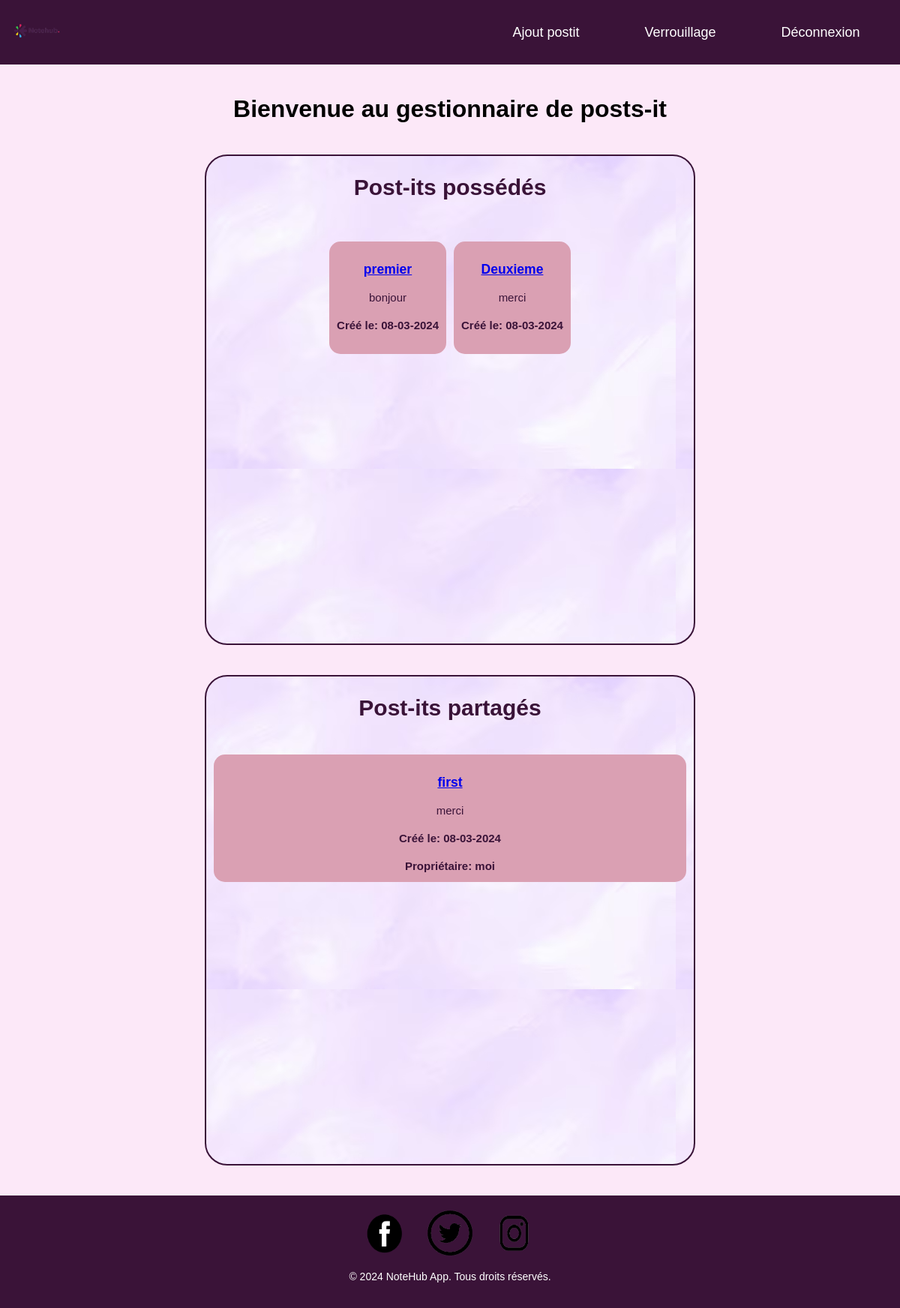
Before: /controleur/AccueilControleur.php (signed in) with the older database file.
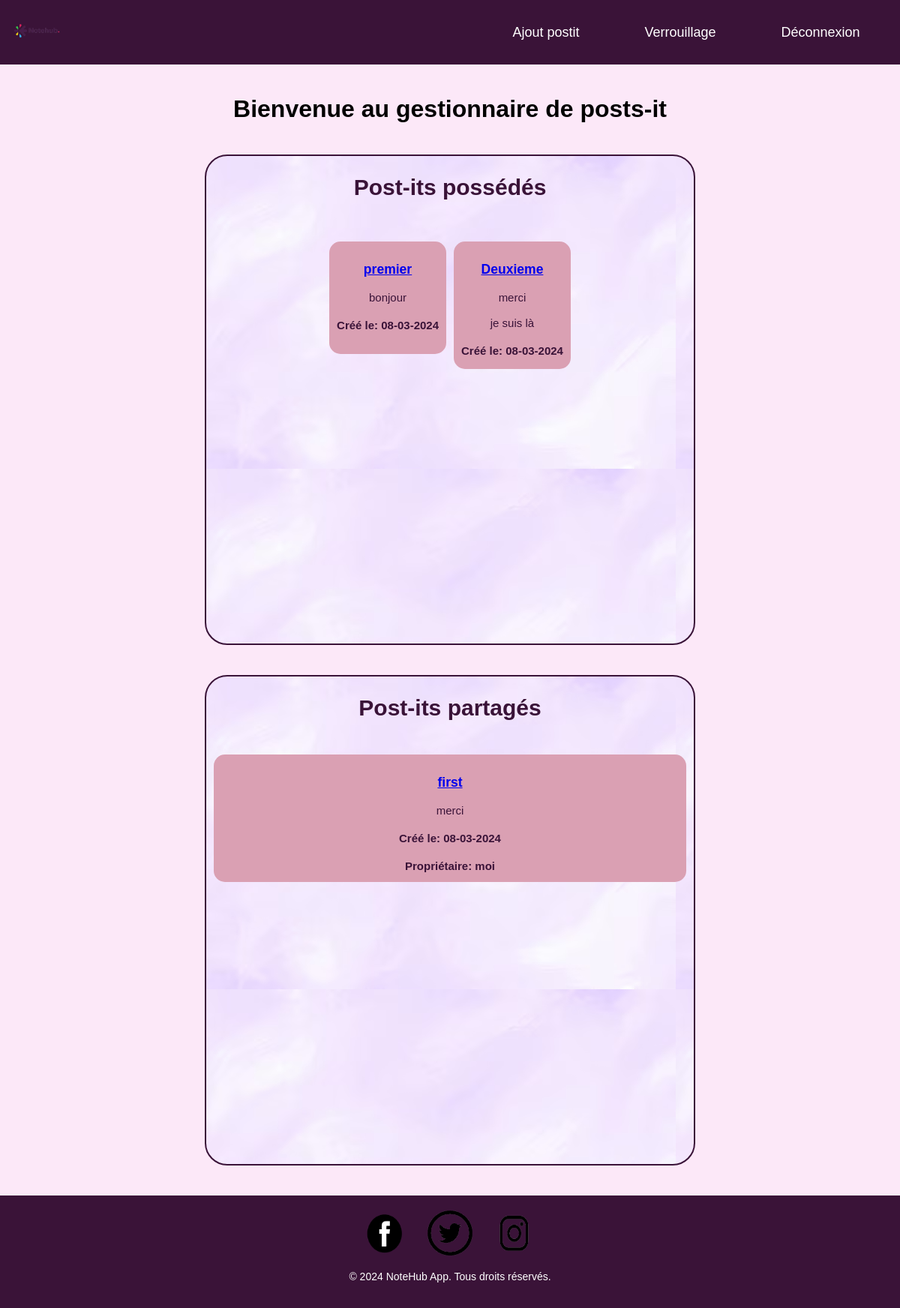
After: the same page with the newer database file.
### tables this page shows
CREATE TABLE POSTIT (
    IDPOSTIT INTEGER PRIMARY KEY AUTOINCREMENT,
    DATEDECREATION TEXT NOT NULL,
    TITRE TEXT NOT NULL,
    PSEUDO TEXT NOT NULL,
    LIBELLE TEXT NOT NULL,
    IDUSER INTEGER,
    FOREIGN KEY (IDUSER) REFERENCES USER(IDUSER)
);

### controleur/AccueilControleur.php (called while the page is built, shortened)
<?php
require_once __DIR__ . '/../modele/PostitModel.php';
$postitModel = new PostitModel();
$allPostits = $postitModel->getUserPostits($_SESSION['userId']) ?: [];
$sharedPostits = isset($_SESSION['userId']) ? $postitModel->getSharedPostits($_SESSION['userId']) : [];
$sharedPostits = [];
if (isset($_SESSION['userId'])) {
    $userId = $_SESSION['userId'];
    $sharedPostits = $postitModel->getSharedPostits($userId);
} else {
   ;
}
require_once __DIR__ . '/../vue/AccueilVue.php';
?>

### modele/PostitModel.php (called while the page is built, shortened)
<?php
class PostitModel {
    private $db;
    public function __construct() {
        $this->db = new PDO('sqlite:C:\xampp\htdocs\ProjetTER\src\bdd\scrip.sqlite');
    }
    public function getUserPostits($userId) {
        $sql = "SELECT p.* FROM POSTIT p
                WHERE p.IDUSER = :userId";
        $stmt = $this->db->prepare($sql);
        $stmt->bindParam(':userId', $userId, PDO::PARAM_INT);
        $stmt->execute();
        return $stmt->fetchAll(PDO::FETCH_ASSOC);
    }
    public function getSharedPostits($userId) {
        $sql = "SELECT p.* FROM POSTIT p
                INNER JOIN Partage pa ON p.IDPOSTIT = pa.IDPOSTIT
                WHERE pa.IDUSER = :userId";
        $stmt = $this->db->prepare($sql);
        $stmt->bindParam(':userId', $userId);
        $stmt->execute();
        return $stmt->fetchAll(PDO::FETCH_ASSOC);
    }
}
?>

### vue/AccueilVue.php (the view, shortened to what this page needs)
<!DOCTYPE html>
<html lang="en">
<head>
    <link rel="stylesheet" href="vue/styles/accueil.css">
</head>
<body>
    <header>
        <?php
        require_once 'vue/Styles/header.php'
        ?>
    </header>
    <div class="container">
        <h1>Bienvenue au gestionnaire de posts-it</h1>
        <div class="post-it-wrapper">
            <h2>Post-its possédés</h2>
            <div class="post-it-container" id="post-it-container-owned">
            <div class="post-it-container" id="post-it-container-owned">
    <?php foreach ($allPostits as $postit){ ?>
        <div class="post-it">
                 <a href="index.php?page=PostitDetail&id=<?php echo $postit['IDPOSTIT']; ?>">
                    <h3><?php echo htmlspecialchars($postit['TITRE'], ENT_QUOTES, 'UTF-8'); ?></h3>
                 </a>
            <p><?php echo nl2br(htmlspecialchars($postit['LIBELLE'], ENT_QUOTES, 'UTF-8')); ?></p>
            <h4>Créé le: <?php echo htmlspecialchars($postit['DATEDECREATION'], ENT_QUOTES, 'UTF-8'); ?></h4>
        </div>
    <?php }; ?>
</div>
            </div>
        </div>
<div class="post-it-wrapper">
    <h2>Post-its partagés</h2>
    <div class="post-it-container" id="post-it-container-shared">
        <?php foreach ($sharedPostits as $postit):?>
            <div class="post-it">
                <a href="index.php?page=PostitSharedDetail&id=<?php echo $postit['IDPOSTIT']; ?>">
                    <h3><?php echo htmlspecialchars($postit['TITRE'], ENT_QUOTES, 'UTF-8'); ?></h3>
                </a>
                <p><?php echo nl2br(htmlspecialchars($postit['LIBELLE'], ENT_QUOTES, 'UTF-8')); ?></p>
                <h4>Créé le: <?php echo htmlspecialchars($postit['DATEDECREATION'], ENT_QUOTES, 'UTF-8'); ?></h4>
                <h4>Propriétaire: <?php echo htmlspecialchars($postit['PSEUDO']); ?></h4>
            </div>
        <?php endforeach; ?>
    </div>
</div>
        </div>
<footer>
        <?php
            require_once 'vue/Styles/footer.php'
        ?>
    </footer>
</body>
</html>

### vue/styles/header.php
<nav>
            <div class="logo">
                <img src="vue/images/logosite.png" alt="logo">
            </div>
            <div class="links">
                <ul>
                    <li><a href="#" id= "ajouterPostItBtn" >Ajout postit</a></li>
                    <li><a href="#">Verrouillage</a></li>
                    <li><a href="#" id="logoutBtn">Déconnexion</a></li>
                </ul>
            </div>
        </nav>

### vue/styles/footer.php
<div class="social-icons">
            <a href="#"><img src="vue/images/facebook.png" alt="Facebook"></a>
            <a href="#"><img src="vue/images/twitter.png" alt="Twitter"></a>
            <a href="#"><img src="vue/images/instagram.png" alt="Instagram"></a>
        </div>
<p>&copy; 2024 NoteHub App. Tous droits réservés.</p>

### vue/styles/accueil.css (style rules this page uses)
body { font-family: Arial, sans-serif; background-color: #FCE8F8; margin: 0; padding: 0; }
nav { background-color: #3a1338; display: flex; justify-content: space-between; align-items: center; padding: 1px 10px; background-size: cover; }
.links { width: 50%; }
.links ul { display: flex; justify-content: space-around; }
.links li { list-style-type: none; }
.links a { text-decoration: none; color: white; font-size: 18px; cursor: pointer; padding-bottom: 0.5em; background-image: linear-gradient(white, white); background-size: 0% 0.1em; background-position-y: 100%; background-position-x: 50%; background-repeat: no-repeat; transition: background-size ease-in-out 0.5s; }
.logo img { width: 80px; height: 80px; }
.container { text-align: center; padding: 20px; }
.post-it-wrapper { display: inline-block; margin: 20px; vertical-align: top; color: #3a1338; font-size: 20px; background-image: url('fondd.png'); height: 650px; width: 650px; border: 2px solid#3a1338; border-radius: 30px; }
.post-it-container { display: flex; flex-wrap: wrap; justify-content: center; }
.post-it { background-color: #daa0b3; width: 200px; padding: 10px; margin: 10px; }
body { font-family: Arial, sans-serif; text-align: center; }
footer { background-color: #3a1338; color: #fff; padding: 20px; text-align: center; }
.social-icons { margin-bottom: 20px; }
.social-icons a { margin: 0 10px; }
.social-icons img { width: 60px; height: 60px; vertical-align: middle; }
footer p { font-size: 14px; }
.post-it-container { display: flex; flex-wrap: wrap; gap: 10px; padding: 10px; align-items: flex-start; justify-content: space-around; max-height: 500px; overflow-y: auto; }
.post-it { width: 100%; margin: 10px 0; height: auto; max-height: 150px; overflow: hidden; border-radius: 15px; font-size: 15px; }
@media (min-width: 1000px) { .post-it { flex: 1 1 calc(25% - 20px); } }

Changed rows visible on the page:
changed postit "Deuxieme": LIBELLE "merci" → "merci je suis là"
